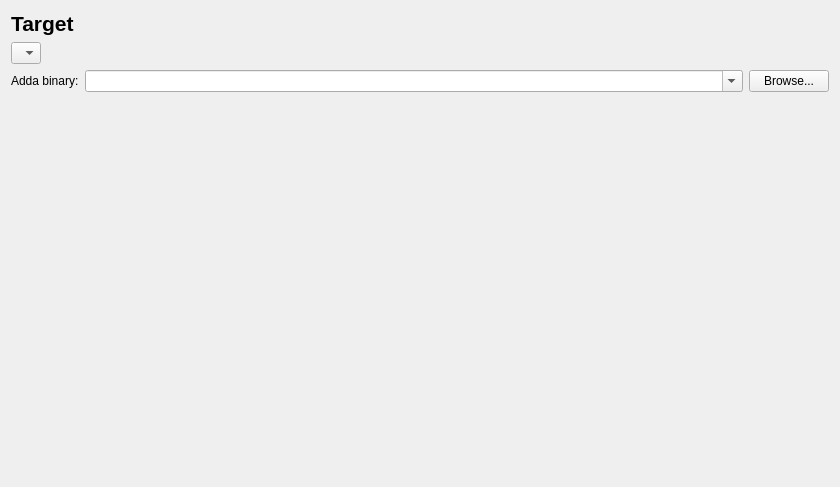
<?xml version="1.0" encoding="UTF-8"?>
<ui version="4.0">
 <class>TargetMachinePage</class>
 <widget class="QWidget" name="TargetMachinePage">
  <property name="geometry">
   <rect>
    <x>0</x>
    <y>0</y>
    <width>840</width>
    <height>487</height>
   </rect>
  </property>
  <property name="windowTitle">
   <string>Form</string>
  </property>
  <layout class="QGridLayout" name="gridLayout">
   <item row="1" column="0" rowspan="2" colspan="2">
    <layout class="QHBoxLayout" name="horizontalLayout">
     <item>
      <widget class="QComboBox" name="comboBox_targetMachine">
       <item>
        <property name="text">
         <string/>
        </property>
       </item>
      </widget>
     </item>
     <item>
      <spacer name="horizontalSpacer">
       <property name="orientation">
        <enum>Qt::Horizontal</enum>
       </property>
       <property name="sizeHint" stdset="0">
        <size>
         <width>40</width>
         <height>20</height>
        </size>
       </property>
      </spacer>
     </item>
    </layout>
   </item>
   <item row="3" column="1">
    <widget class="QComboBox" name="comboBox_targetmachine_addabinarypath">
     <property name="editable">
      <bool>true</bool>
     </property>
    </widget>
   </item>
   <item row="3" column="2">
    <widget class="QPushButton" name="pushButton">
     <property name="sizePolicy">
      <sizepolicy hsizetype="Fixed" vsizetype="Fixed">
       <horstretch>0</horstretch>
       <verstretch>0</verstretch>
      </sizepolicy>
     </property>
     <property name="text">
      <string>Browse...</string>
     </property>
    </widget>
   </item>
   <item row="0" column="0">
    <widget class="QLabel" name="label">
     <property name="font">
      <font>
       <pointsize>16</pointsize>
       <weight>75</weight>
       <bold>true</bold>
      </font>
     </property>
     <property name="text">
      <string>Target</string>
     </property>
    </widget>
   </item>
   <item row="4" column="1">
    <widget class="QStackedWidget" name="stackedWidget_targetmachines">
     <property name="currentIndex">
      <number>-1</number>
     </property>
    </widget>
   </item>
   <item row="3" column="0">
    <widget class="QLabel" name="label_2">
     <property name="text">
      <string>Adda binary:</string>
     </property>
    </widget>
   </item>
  </layout>
 </widget>
 <resources/>
 <connections>
  <connection>
   <sender>comboBox_targetMachine</sender>
   <signal>currentIndexChanged(int)</signal>
   <receiver>stackedWidget_targetmachines</receiver>
   <slot>setCurrentIndex(int)</slot>
   <hints>
    <hint type="sourcelabel">
     <x>166</x>
     <y>76</y>
    </hint>
    <hint type="destinationlabel">
     <x>384</x>
     <y>225</y>
    </hint>
   </hints>
  </connection>
 </connections>
</ui>
